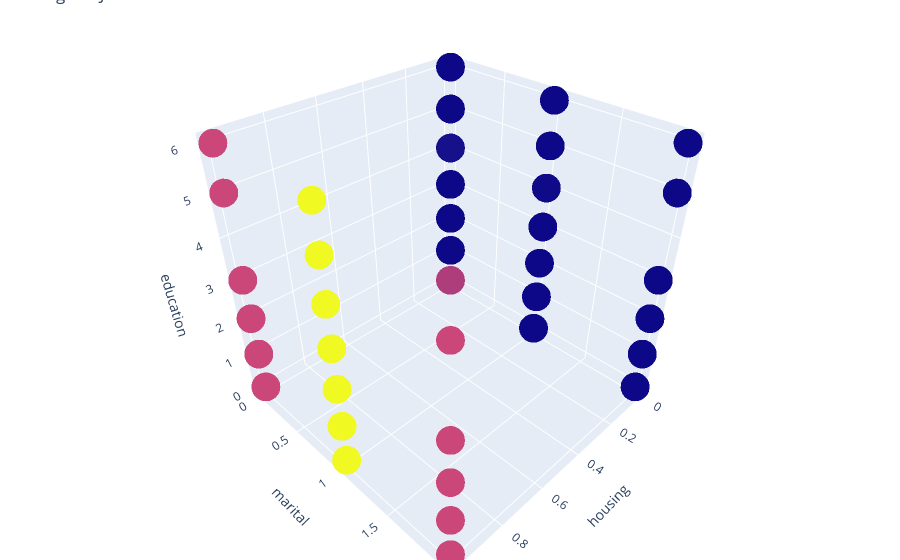

Notebook code for this chart:
### Markdown cell above
We can see some correlation in making clusters with 'job' and 'education' columns. Since 'age' is also demographically important variable, I will plot it too.

### Code cell
trace1 = go.Scatter3d(
    x= visualized_X['housing'],
    y= visualized_X['marital'],
    z= visualized_X['education'],
    mode='markers',
     marker=dict(
        color = visualized_X['cluster'], 
        size= 10,
        opacity=0.8
     )
)
df = [trace1]

layout = go.Layout(
    title = 'Age vs Job vs Education',
    margin=dict(
        l=0,
        r=0,
        b=0,
        t=0  
    ),
    scene = dict(
            xaxis = dict(title  = 'housing'),
            yaxis = dict(title  = 'marital'),
            zaxis = dict(title  = 'education')
        )
)

fig = go.Figure(data = df, layout = layout)
py.iplot(fig)

### Figure 1 — Plotly figure (JSON) as saved in the notebook; plotly's stock layout.template omitted (floating-point values rounded to 4 significant figures; data arrays with more than 128 entries replaced by an {"elided": "..."} marker saying what was removed)
{"data": [{"marker": {"color": {"elided": "30488 int values"}, "opacity": 0.8, "size": 10}, "mode": "markers", "type": "scatter3d", "x": {"elided": "30488 int values"}, "y": {"elided": "30488 int values"}, "z": {"elided": "30488 int values"}}], "layout": {"margin": {"b": 0, "l": 0, "r": 0, "t": 0}, "scene": {"xaxis": {"title": {"text": "housing"}}, "yaxis": {"title": {"text": "marital"}}, "zaxis": {"title": {"text": "education"}}}, "title": {"text": "Age vs Job vs Education"}}}
